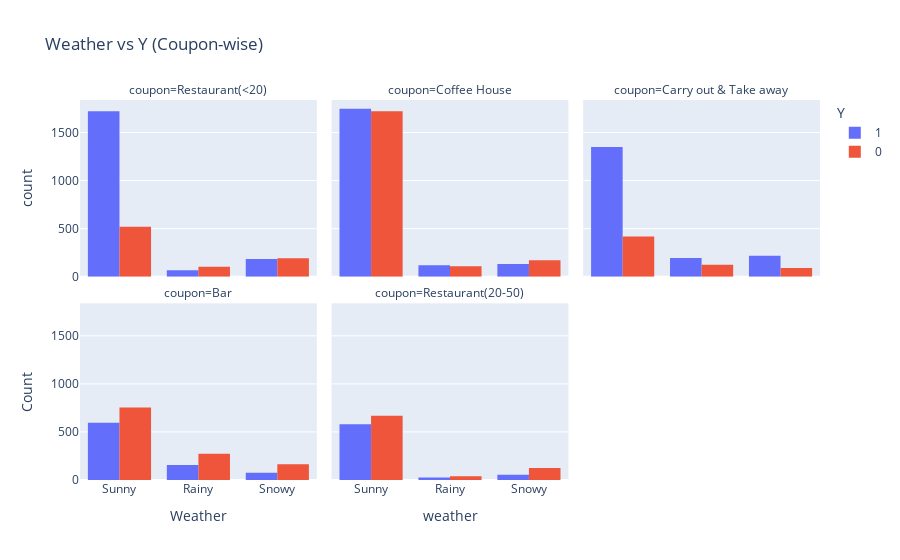
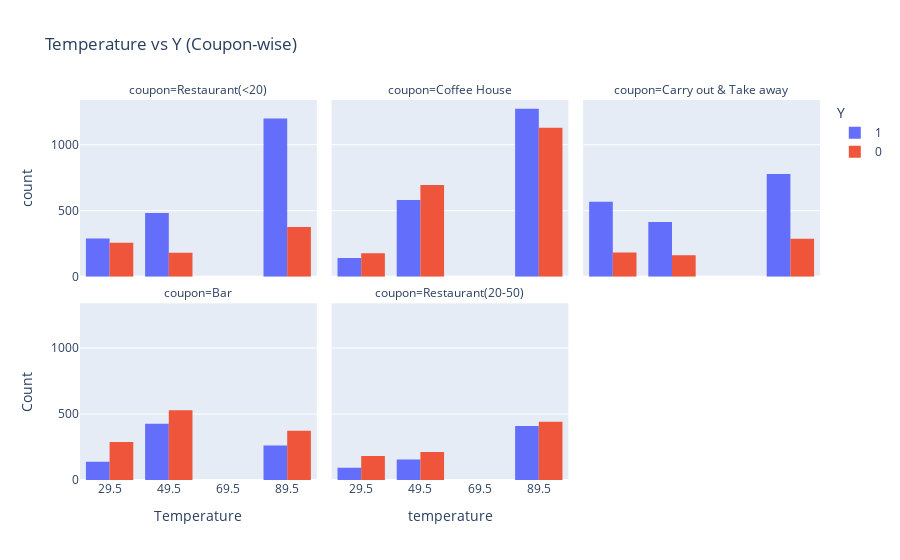

Write notebook code for charts like these, in order.
### Code cell
# Compare the uptake of the different coupon types and the Weather/Temperature

import plotly.express as px

# Plot for 'weather' field against 'Y' column with 'coupon' as facet
fig1 = px.histogram(data, x='weather', color='Y', facet_col='coupon', title='Weather vs Y (Coupon-wise)',
                    facet_col_wrap=3)  # Adjust facet_col_wrap as needed
fig1.update_layout(xaxis_title='Weather', yaxis_title='Count', barmode='group')

# Plot for 'temperature' field against 'Y' column with 'coupon' as facet
fig2 = px.histogram(data, x='temperature', color='Y', facet_col='coupon', title='Temperature vs Y (Coupon-wise)',
                    facet_col_wrap=3)  # Adjust facet_col_wrap as needed
fig2.update_layout(xaxis_title='Temperature', yaxis_title='Count', barmode='group')

# Show the plots
fig1.show()
fig2.show()

### Figure 1 — Plotly figure (JSON) as saved in the notebook; plotly's stock layout.template omitted (floating-point values rounded to 4 significant figures; data arrays with more than 128 entries replaced by an {"elided": "..."} marker saying what was removed)
{"data": [{"alignmentgroup": "True", "bingroup": "x", "hovertemplate": "Y=1<br>coupon=Restaurant(<20)<br>weather=%{x}<br>count=%{y}<extra></extra>", "legendgroup": "1", "marker": {"color": "#636efa", "pattern": {"shape": ""}}, "name": "1", "offsetgroup": "1", "orientation": "v", "showlegend": true, "type": "histogram", "x": {"elided": "1970 str values"}, "xaxis": "x4", "yaxis": "y4"}, {"alignmentgroup": "True", "bingroup": "x", "hovertemplate": "Y=1<br>coupon=Coffee House<br>weather=%{x}<br>count=%{y}<extra></extra>", "legendgroup": "1", "marker": {"color": "#636efa", "pattern": {"shape": ""}}, "name": "1", "offsetgroup": "1", "orientation": "v", "showlegend": false, "type": "histogram", "x": {"elided": "1995 str values"}, "xaxis": "x5", "yaxis": "y5"}, {"alignmentgroup": "True", "bingroup": "x", "hovertemplate": "Y=1<br>coupon=Carry out & Take away<br>weather=%{x}<br>count=%{y}<extra></extra>", "legendgroup": "1", "marker": {"color": "#636efa", "pattern": {"shape": ""}}, "name": "1", "offsetgroup": "1", "orientation": "v", "showlegend": false, "type": "histogram", "x": {"elided": "1760 str values"}, "xaxis": "x6", "yaxis": "y6"}, {"alignmentgroup": "True", "bingroup": "x", "hovertemplate": "Y=1<br>coupon=Bar<br>weather=%{x}<br>count=%{y}<extra></extra>", "legendgroup": "1", "marker": {"color": "#636efa", "pattern": {"shape": ""}}, "name": "1", "offsetgroup": "1", "orientation": "v", "showlegend": false, "type": "histogram", "x": {"elided": "827 str values"}, "xaxis": "x", "yaxis": "y"}, {"alignmentgroup": "True", "bingroup": "x", "hovertemplate": "Y=1<br>coupon=Restaurant(20-50)<br>weather=%{x}<br>count=%{y}<extra></extra>", "legendgroup": "1", "marker": {"color": "#636efa", "pattern": {"shape": ""}}, "name": "1", "offsetgroup": "1", "orientation": "v", "showlegend": false, "type": "histogram", "x": {"elided": "658 str values"}, "xaxis": "x2", "yaxis": "y2"}, {"alignmentgroup": "True", "bingroup": "x", "hovertemplate": "Y=0<br>coupon=Restaurant(<20)<br>weather=%{x}<br>count=%{y}<extra></extra>", "legendgroup": "0", "marker": {"color": "#EF553B", "pattern": {"shape": ""}}, "name": "0", "offsetgroup": "0", "orientation": "v", "showlegend": true, "type": "histogram", "x": {"elided": "816 str values"}, "xaxis": "x4", "yaxis": "y4"}, {"alignmentgroup": "True", "bingroup": "x", "hovertemplate": "Y=0<br>coupon=Coffee House<br>weather=%{x}<br>count=%{y}<extra></extra>", "legendgroup": "0", "marker": {"color": "#EF553B", "pattern": {"shape": ""}}, "name": "0", "offsetgroup": "0", "orientation": "v", "showlegend": false, "type": "histogram", "x": {"elided": "2001 str values"}, "xaxis": "x5", "yaxis": "y5"}, {"alignmentgroup": "True", "bingroup": "x", "hovertemplate": "Y=0<br>coupon=Carry out & Take away<br>weather=%{x}<br>count=%{y}<extra></extra>", "legendgroup": "0", "marker": {"color": "#EF553B", "pattern": {"shape": ""}}, "name": "0", "offsetgroup": "0", "orientation": "v", "showlegend": false, "type": "histogram", "x": {"elided": "633 str values"}, "xaxis": "x6", "yaxis": "y6"}, {"alignmentgroup": "True", "bingroup": "x", "hovertemplate": "Y=0<br>coupon=Bar<br>weather=%{x}<br>count=%{y}<extra></extra>", "legendgroup": "0", "marker": {"color": "#EF553B", "pattern": {"shape": ""}}, "name": "0", "offsetgroup": "0", "orientation": "v", "showlegend": false, "type": "histogram", "x": {"elided": "1190 str values"}, "xaxis": "x", "yaxis": "y"}, {"alignmentgroup": "True", "bingroup": "x", "hovertemplate": "Y=0<br>coupon=Restaurant(20-50)<br>weather=%{x}<br>count=%{y}<extra></extra>", "legendgroup": "0", "marker": {"color": "#EF553B", "pattern": {"shape": ""}}, "name": "0", "offsetgroup": "0", "orientation": "v", "showlegend": false, "type": "histogram", "x": {"elided": "834 str values"}, "xaxis": "x2", "yaxis": "y2"}], "layout": {"annotations": [{"font": {}, "showarrow": false, "text": "coupon=Bar", "x": 0.16, "xanchor": "center", "xref": "paper", "y": 0.465, "yanchor": "bottom", "yref": "paper"}, {"font": {}, "showarrow": false, "text": "coupon=Restaurant(20-50)", "x": 0.5, "xanchor": "center", "xref": "paper", "y": 0.465, "yanchor": "bottom", "yref": "paper"}, {"font": {}, "showarrow": false, "text": "coupon=Restaurant(<20)", "x": 0.16, "xanchor": "center", "xref": "paper", "y": 1.0, "yanchor": "bottom", "yref": "paper"}, {"font": {}, "showarrow": false, "text": "coupon=Coffee House", "x": 0.5, "xanchor": "center", "xref": "paper", "y": 1.0, "yanchor": "bottom", "yref": "paper"}, {"font": {}, "showarrow": false, "text": "coupon=Carry out & Take away", "x": 0.84, "xanchor": "center", "xref": "paper", "y": 1.0, "yanchor": "bottom", "yref": "paper"}], "barmode": "group", "legend": {"title": {"text": "Y"}, "tracegroupgap": 0}, "title": {"text": "Weather vs Y (Coupon-wise)"}, "xaxis": {"anchor": "y", "domain": [0, 0.32], "title": {"text": "Weather"}}, "xaxis2": {"anchor": "y2", "domain": [0.34, 0.66], "matches": "x", "title": {"text": "weather"}}, "xaxis3": {"anchor": "y3", "domain": [0.68, 1.0], "matches": "x", "title": {"text": "weather"}}, "xaxis4": {"anchor": "y4", "domain": [0, 0.32], "matches": "x", "showticklabels": false}, "xaxis5": {"anchor": "y5", "domain": [0.34, 0.66], "matches": "x", "showticklabels": false}, "xaxis6": {"anchor": "y6", "domain": [0.68, 1.0], "matches": "x", "showticklabels": false}, "yaxis": {"anchor": "x", "domain": [0, 0.465], "title": {"text": "Count"}}, "yaxis2": {"anchor": "x2", "domain": [0, 0.465], "matches": "y", "showticklabels": false}, "yaxis3": {"anchor": "x3", "domain": [0, 0.465], "matches": "y", "showticklabels": false}, "yaxis4": {"anchor": "x4", "domain": [0.535, 1.0], "matches": "y", "title": {"text": "count"}}, "yaxis5": {"anchor": "x5", "domain": [0.535, 1.0], "matches": "y", "showticklabels": false}, "yaxis6": {"anchor": "x6", "domain": [0.535, 1.0], "matches": "y", "showticklabels": false}}}

### Figure 2 — Plotly figure (JSON) as saved in the notebook; plotly's stock layout.template omitted (floating-point values rounded to 4 significant figures; data arrays with more than 128 entries replaced by an {"elided": "..."} marker saying what was removed)
{"data": [{"alignmentgroup": "True", "bingroup": "x", "hovertemplate": "Y=1<br>coupon=Restaurant(<20)<br>temperature=%{x}<br>count=%{y}<extra></extra>", "legendgroup": "1", "marker": {"color": "#636efa", "pattern": {"shape": ""}}, "name": "1", "offsetgroup": "1", "orientation": "v", "showlegend": true, "type": "histogram", "x": {"elided": "1970 int values"}, "xaxis": "x4", "yaxis": "y4"}, {"alignmentgroup": "True", "bingroup": "x", "hovertemplate": "Y=1<br>coupon=Coffee House<br>temperature=%{x}<br>count=%{y}<extra></extra>", "legendgroup": "1", "marker": {"color": "#636efa", "pattern": {"shape": ""}}, "name": "1", "offsetgroup": "1", "orientation": "v", "showlegend": false, "type": "histogram", "x": {"elided": "1995 int values"}, "xaxis": "x5", "yaxis": "y5"}, {"alignmentgroup": "True", "bingroup": "x", "hovertemplate": "Y=1<br>coupon=Carry out & Take away<br>temperature=%{x}<br>count=%{y}<extra></extra>", "legendgroup": "1", "marker": {"color": "#636efa", "pattern": {"shape": ""}}, "name": "1", "offsetgroup": "1", "orientation": "v", "showlegend": false, "type": "histogram", "x": {"elided": "1760 int values"}, "xaxis": "x6", "yaxis": "y6"}, {"alignmentgroup": "True", "bingroup": "x", "hovertemplate": "Y=1<br>coupon=Bar<br>temperature=%{x}<br>count=%{y}<extra></extra>", "legendgroup": "1", "marker": {"color": "#636efa", "pattern": {"shape": ""}}, "name": "1", "offsetgroup": "1", "orientation": "v", "showlegend": false, "type": "histogram", "x": {"elided": "827 int values"}, "xaxis": "x", "yaxis": "y"}, {"alignmentgroup": "True", "bingroup": "x", "hovertemplate": "Y=1<br>coupon=Restaurant(20-50)<br>temperature=%{x}<br>count=%{y}<extra></extra>", "legendgroup": "1", "marker": {"color": "#636efa", "pattern": {"shape": ""}}, "name": "1", "offsetgroup": "1", "orientation": "v", "showlegend": false, "type": "histogram", "x": {"elided": "658 int values"}, "xaxis": "x2", "yaxis": "y2"}, {"alignmentgroup": "True", "bingroup": "x", "hovertemplate": "Y=0<br>coupon=Restaurant(<20)<br>temperature=%{x}<br>count=%{y}<extra></extra>", "legendgroup": "0", "marker": {"color": "#EF553B", "pattern": {"shape": ""}}, "name": "0", "offsetgroup": "0", "orientation": "v", "showlegend": true, "type": "histogram", "x": {"elided": "816 int values"}, "xaxis": "x4", "yaxis": "y4"}, {"alignmentgroup": "True", "bingroup": "x", "hovertemplate": "Y=0<br>coupon=Coffee House<br>temperature=%{x}<br>count=%{y}<extra></extra>", "legendgroup": "0", "marker": {"color": "#EF553B", "pattern": {"shape": ""}}, "name": "0", "offsetgroup": "0", "orientation": "v", "showlegend": false, "type": "histogram", "x": {"elided": "2001 int values"}, "xaxis": "x5", "yaxis": "y5"}, {"alignmentgroup": "True", "bingroup": "x", "hovertemplate": "Y=0<br>coupon=Carry out & Take away<br>temperature=%{x}<br>count=%{y}<extra></extra>", "legendgroup": "0", "marker": {"color": "#EF553B", "pattern": {"shape": ""}}, "name": "0", "offsetgroup": "0", "orientation": "v", "showlegend": false, "type": "histogram", "x": {"elided": "633 int values"}, "xaxis": "x6", "yaxis": "y6"}, {"alignmentgroup": "True", "bingroup": "x", "hovertemplate": "Y=0<br>coupon=Bar<br>temperature=%{x}<br>count=%{y}<extra></extra>", "legendgroup": "0", "marker": {"color": "#EF553B", "pattern": {"shape": ""}}, "name": "0", "offsetgroup": "0", "orientation": "v", "showlegend": false, "type": "histogram", "x": {"elided": "1190 int values"}, "xaxis": "x", "yaxis": "y"}, {"alignmentgroup": "True", "bingroup": "x", "hovertemplate": "Y=0<br>coupon=Restaurant(20-50)<br>temperature=%{x}<br>count=%{y}<extra></extra>", "legendgroup": "0", "marker": {"color": "#EF553B", "pattern": {"shape": ""}}, "name": "0", "offsetgroup": "0", "orientation": "v", "showlegend": false, "type": "histogram", "x": {"elided": "834 int values"}, "xaxis": "x2", "yaxis": "y2"}], "layout": {"annotations": [{"font": {}, "showarrow": false, "text": "coupon=Bar", "x": 0.16, "xanchor": "center", "xref": "paper", "y": 0.465, "yanchor": "bottom", "yref": "paper"}, {"font": {}, "showarrow": false, "text": "coupon=Restaurant(20-50)", "x": 0.5, "xanchor": "center", "xref": "paper", "y": 0.465, "yanchor": "bottom", "yref": "paper"}, {"font": {}, "showarrow": false, "text": "coupon=Restaurant(<20)", "x": 0.16, "xanchor": "center", "xref": "paper", "y": 1.0, "yanchor": "bottom", "yref": "paper"}, {"font": {}, "showarrow": false, "text": "coupon=Coffee House", "x": 0.5, "xanchor": "center", "xref": "paper", "y": 1.0, "yanchor": "bottom", "yref": "paper"}, {"font": {}, "showarrow": false, "text": "coupon=Carry out & Take away", "x": 0.84, "xanchor": "center", "xref": "paper", "y": 1.0, "yanchor": "bottom", "yref": "paper"}], "barmode": "group", "legend": {"title": {"text": "Y"}, "tracegroupgap": 0}, "title": {"text": "Temperature vs Y (Coupon-wise)"}, "xaxis": {"anchor": "y", "domain": [0, 0.32], "title": {"text": "Temperature"}}, "xaxis2": {"anchor": "y2", "domain": [0.34, 0.66], "matches": "x", "title": {"text": "temperature"}}, "xaxis3": {"anchor": "y3", "domain": [0.68, 1.0], "matches": "x", "title": {"text": "temperature"}}, "xaxis4": {"anchor": "y4", "domain": [0, 0.32], "matches": "x", "showticklabels": false}, "xaxis5": {"anchor": "y5", "domain": [0.34, 0.66], "matches": "x", "showticklabels": false}, "xaxis6": {"anchor": "y6", "domain": [0.68, 1.0], "matches": "x", "showticklabels": false}, "yaxis": {"anchor": "x", "domain": [0, 0.465], "title": {"text": "Count"}}, "yaxis2": {"anchor": "x2", "domain": [0, 0.465], "matches": "y", "showticklabels": false}, "yaxis3": {"anchor": "x3", "domain": [0, 0.465], "matches": "y", "showticklabels": false}, "yaxis4": {"anchor": "x4", "domain": [0.535, 1.0], "matches": "y", "title": {"text": "count"}}, "yaxis5": {"anchor": "x5", "domain": [0.535, 1.0], "matches": "y", "showticklabels": false}, "yaxis6": {"anchor": "x6", "domain": [0.535, 1.0], "matches": "y", "showticklabels": false}}}
